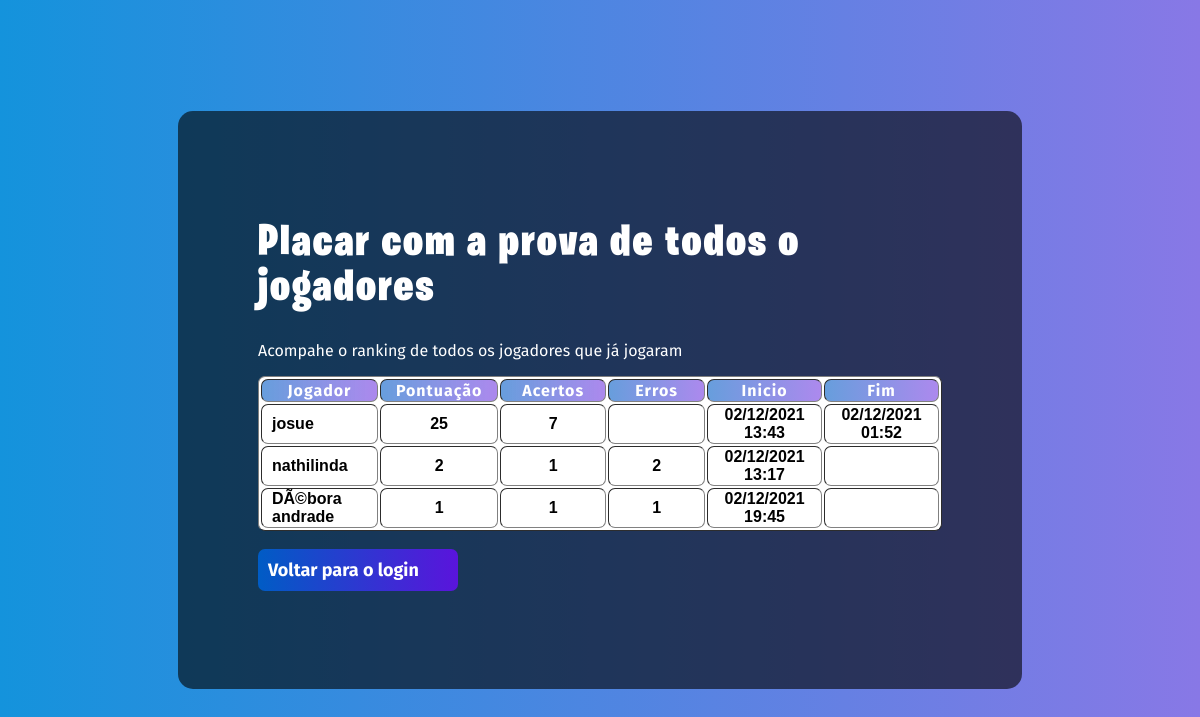
Screenshot of /placar.php with the database file from the repository.
### tables this page shows
CREATE TABLE IF NOT EXISTS `evolucao_prova` (
  `id` int(11) NOT NULL,
  `sessao_id` varchar(200) DEFAULT NULL,
  `pontuacao` int(11) DEFAULT NULL,
  `jogador_id` int(11) DEFAULT NULL,
  `jogada_inicio` text DEFAULT NULL,
  `jogada_fim` text DEFAULT NULL,
  `questao_acerto` text DEFAULT NULL,
  `questao_erro` text DEFAULT NULL,
  `jogo_id` int(11) DEFAULT NULL
);

CREATE TABLE IF NOT EXISTS `evolucao_jogador` (
  `id` int(11) NOT NULL,
  `jogador` varchar(45) NOT NULL,
  `senha` text NOT NULL,
  `ativo` text NOT NULL,
  `logado` text NOT NULL
);

### placar.php (the view, shortened to what this page needs)
<!DOCTYPE html>
<html lang="en">
<head>
    <link rel="stylesheet" href="css/style_placar.css">
</head>
<body>
<div>
        <h1>Placar com a prova de todos o jogadores</h1>
        <form action="****.php" method="POST">
            <p class="encerramento">Acompahe o ranking de todos os jogadores que já jogaram
            <?php
                    placar();
               ?>
            </p>
            <p class="link"><a href="home.php">Voltar para o login</a></p>
        </form>
</div>
<?php
function placar(){
    include("cons.php");
    include("DLL.php");
        $rank_geral = "select jogador, pontuacao, questao_acerto, questao_erro, jogada_inicio, jogada_fim from evolucao_prova, evolucao_jogador where evolucao_prova.jogador_id = evolucao_jogador.id ORDER BY pontuacao desc;";
        $rank_geral_bd = banco($server, $user, $password, $db, $rank_geral);
        echo "
                <table class='pontuacoes' border=1>
                    <tr>
                        <td class='rank_p'>Jogador</td><td class='rank_p'>Pontuação</td></td><td class='rank_p'>Acertos</td><td class='rank_p'>Erros</td><td class='rank_p'>Inicio</td><td class='rank_p'>Fim</td>
                    </tr>";
        while ($ranks_g = $rank_geral_bd->fetch_assoc()) {
            echo "
                <tr>
                    <td class='rank'>".$ranks_g["jogador"]."</td><td class='rank_c'>".$ranks_g["pontuacao"]."</td>
                    <td class='rank_c'>".$ranks_g["questao_acerto"]."</td>
                    <td class='rank_c'>".$ranks_g["questao_erro"]."</td>
                    <td class='rank_c'>".$ranks_g["jogada_inicio"]."</td>
                    <td class='rank_c'>".$ranks_g["jogada_fim"]."</td>
                </tr>
            ";
        }
        echo "
            </table>";
}
?>
</body>
</html>

### DLL.php (shortened to what this page needs)
<!DOCTYPE html>
<html lang="en">
<head>
</head>
<body>
<?php
Function banco($server, $user, $password, $db, $consulta){
		$banco = new mysqli($server, $user, $password, $db);
  $resultado = $banco->query($consulta);
		return $resultado;
}
?>
</body>
</html>

### css/style_placar.css (style rules this page uses)
body { font-family: Arial, Helvetica, sans-serif; background: linear-gradient(to right, rgb(20, 147, 220), rgb(136, 120, 230)); animation: animado 2s ease-in-out infinite; }
div { background-color: rgba(0, 0, 0, 0.6); position: absolute; top: 50%; left: 50%; transform: translate(-50%,-50%); padding: 80px; border-radius: 15px; color: #fff; width: 57%; }
.link { background-image: linear-gradient(to right,rgb(0, 92, 197), rgb(90, 20, 220)); border: none; padding: 10px; width: 180px; border-radius: 7px; color: white; font-size: 18px; font-weight: bold; font-family: 'Fira Sans', sans-serif; }
h1 { font-family: 'Burbank-Big-Condensed-Black'; font-size: 2.8em; letter-spacing: 2px; }
a { text-decoration: none; color: #fff; cursor: pointer; }
.encerramento { text-align: justify; font-family: 'Fira Sans', sans-serif; }
.pontuacoes { background-color: #fff; border-radius: 7px; z-index: 1; }
.rank { border-radius: 7px; padding-left: 10px; font-weight: bold; color:black; }
.rank_p { background-image: linear-gradient(to right,rgba(0, 92, 197, 0.596), rgba(90, 20, 220, 0.5)); border-radius: 7px; width: 140px; text-align:center; font-weight: bold; color:#fff; letter-spacing: 1px; font-family: 'Fira Sans', sans-serif; }
.rank_c { text-align: center; border-radius: 7px; font-weight: bold; color:black; }

### rows the page displays
evolucao_prova: jogador.jogador "josue", pontuacao "25", questao_acerto "7", jogada_inicio "02/12/2021 13:43", jogada_fim "02/12/2021 01:52"
evolucao_prova: jogador.jogador "nathilinda", pontuacao "2", questao_acerto "1", questao_erro "2", jogada_inicio "02/12/2021 13:17"
evolucao_prova: jogador.jogador "DÃ©bora andrade", pontuacao "1", questao_acerto "1", questao_erro "1", jogada_inicio "02/12/2021 19:45"
